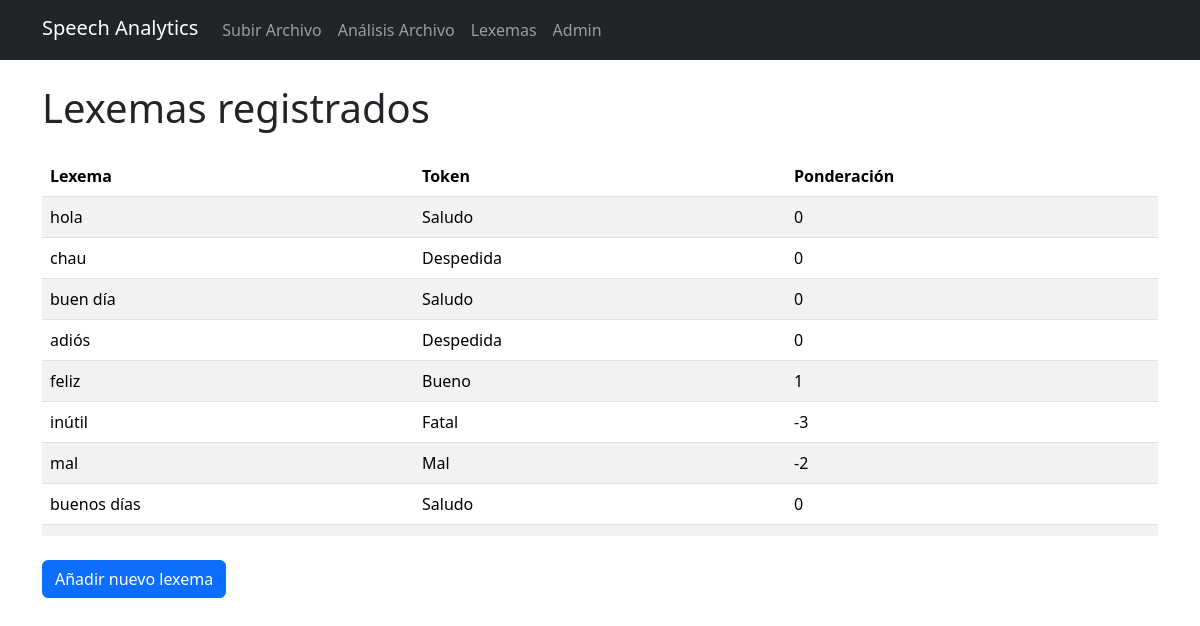
/base/lexema_list/, run on the app's committed database.
### base/models.py (models this page shows, shortened)
class Lexema(models.Model):
    TOKENS = [
        ('saludo', 'Saludo'),
        ('despedida', 'Despedida'),
        ('identificacion_cliente', 'Identificación Cliente'),
        ('bueno', 'Bueno'),
        ('amable', 'Amable'),
        ('problema', 'Problema'),
        ('mal', 'Mal'),
        ('excelente', 'Excelente'),
        ('fatal', 'Fatal'),
    ]
    lexema = models.CharField(max_length=100, unique=True)
    token = models.CharField(max_length=50, choices=TOKENS)
    ponderacion = models.IntegerField(default=0)

### base/views.py (the view)
# urls.py: path('lexema_list/', views.LexemaListView.as_view(), name='lexema_list'),
class LexemaListView(ListView):
    model = Lexema
    template_name = 'base/lexema_list.html'  # Plantilla para mostrar la lista
    context_object_name = 'lexemas'

### templates/base/lexema_list.html
<!DOCTYPE html>
{% extends "base/base.html" %}
    {% block body_block %}
        <h1 class="mt-4">Lexemas registrados</h1>
        <div class="overflow-y-auto mt-4" style="max-height: 380px;">
            <table class="table table-striped">
                <thead>
                    <tr>
                        <th class="col-4">Lexema</th>
                        <th class="col-4">Token</th>
                        <th class="col-4">Ponderación</th>
                    </tr>
                </thead>
                <tbody>
                    {% for lexema in lexemas %}
                        <tr>
                            <td class="col-4">{{ lexema.lexema }}</td>
                            <td class="col-4">{{ lexema.get_token_display }}</td>
                            <td class="col-4">{{ lexema.ponderacion }}</td>
                        </tr>
                    {% endfor %}
                </tbody>
            </table>
        </div>
        <a href="{% url 'base:lexema_create' %}" class="btn btn-primary mt-4 mb-4">Añadir nuevo lexema</a>
    {% endblock %}

### templates/base/base.html (shortened to what this page needs)
<!DOCTYPE html>
<html lang="en">
<head>
    <link href="https://cdn.jsdelivr.net/npm/bootstrap@5.3.3/dist/css/bootstrap.min.css" rel="stylesheet">
</head>
<body>
    <nav class="navbar navbar-expand-lg bg-dark" data-bs-theme="dark">
        <div class="container">
            <a class="navbar-brand mb-1" href="{% url 'home' %}">Speech Analytics</a>
            <div class="collapse navbar-collapse" id="navbarNav">
                <ul class="navbar-nav">
                    <li class="nav-item">
                        <a class="nav-link" href="{% url 'base:archivo_create' %}">Subir Archivo</a>
                    </li>
                    <li class="nav-item">
                        <a class="nav-link" href="{% url 'base:archivo_list' %}">Análisis Archivo</a>
                    </li>
                    <li class="nav-item">
                        <a class="nav-link" href="{% url 'base:lexema_list' %}">Lexemas</a>
                    </li>
                    <li class="nav-item">
                        <a class="nav-link" href="{% url 'admin:index' %}">Admin</a>
                    </li>
                </ul>
            </div>
        </div>
    </nav>
    <div class="container">
        {% block body_block %}{% endblock %}
    </div>
</body>
</html>

### data on the page
Lexema: lexema "hola", token "Saludo", ponderacion "0"
Lexema: lexema "chau", token "Despedida", ponderacion "0"
Lexema: lexema "buen día", token "Saludo", ponderacion "0"
Lexema: lexema "adiós", token "Despedida", ponderacion "0"
Lexema: lexema "feliz", token "Bueno", ponderacion "1"
Lexema: lexema "inútil", token "Fatal", ponderacion "-3"
Lexema: lexema "mal", token "Mal", ponderacion "-2"
Lexema: lexema "buenos días", token "Saludo", ponderacion "0"
